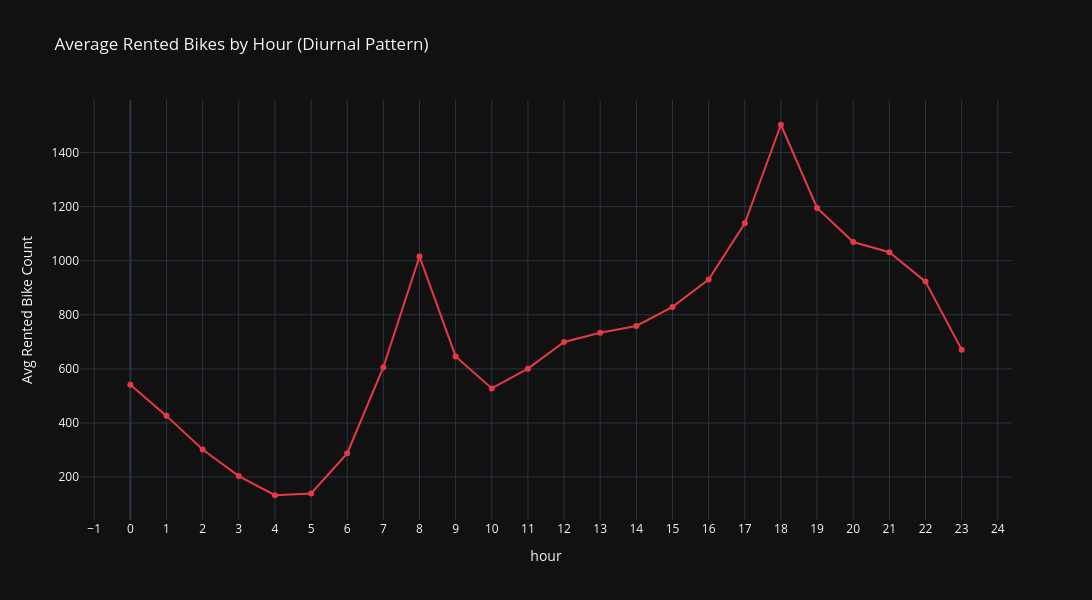

This figure's notebook cell:
### Markdown cell above
Daily rentals surge from 5-10k in winter to over 30k in summer.
The pattern shows weekly cycles of weekday and weekend usage.  
Sudden drops to near-zero indicate external disruptions like bad weather.

### Code cell
# Hourly average demand pattern (diurnal cycle) to identify peak hours and commuting behavior.
# At what time of day do people rent the most bikes? (Hourly Trend) 

# Average rented count by hour (across all days)
hourly = df.groupby('hour', as_index=False)['rented_bike_count'].mean()

hourly = duckdb.sql('''
    SELECT 
        hour,
        AVG(rented_bike_count) as rented_bike_count
    FROM df
    GROUP BY hour
    ORDER BY hour
''').df()

fig = px.line(hourly, x='hour', y='rented_bike_count',
              markers=True, title='Average Rented Bikes by Hour (Diurnal Pattern)', 
              color_discrete_sequence=['#E63946'])
fig.update_layout(xaxis=dict(tickmode='linear'), yaxis_title='Avg Rented Bike Count')
fig.show()

### Figure 1 — Plotly figure (JSON) as saved in the notebook; plotly's stock layout.template omitted (floating-point values rounded to 4 significant figures)
{"data": [{"hovertemplate": "hour=%{x}<br>rented_bike_count=%{y}<extra></extra>", "legendgroup": "", "line": {"color": "#E63946", "dash": "solid"}, "marker": {"symbol": "circle"}, "mode": "lines+markers", "name": "", "orientation": "v", "showlegend": false, "type": "scatter", "x": [0, 1, 2, 3, 4, 5, 6, 7, 8, 9, 10, 11, 12, 13, 14, 15, 16, 17, 18, 19, 20, 21, 22, 23], "xaxis": "x", "y": [541.5, 426.2, 301.6, 203.3, 132.6, 139.1, 287.6, 606.0, 1016.0, 646.0, 527.8, 600.9, 699.4, 733.2, 758.8, 829.2, 930.6, 1139.0, 1503.0, 1195.0, 1069.0, 1031.0, 922.8, 671.1], "yaxis": "y"}], "layout": {"height": 600, "legend": {"tracegroupgap": 0}, "title": {"text": "Average Rented Bikes by Hour (Diurnal Pattern)"}, "width": 1200, "xaxis": {"anchor": "y", "domain": [0, 1], "tickmode": "linear", "title": {"text": "hour"}}, "yaxis": {"anchor": "x", "domain": [0, 1], "title": {"text": "Avg Rented Bike Count"}}}}
